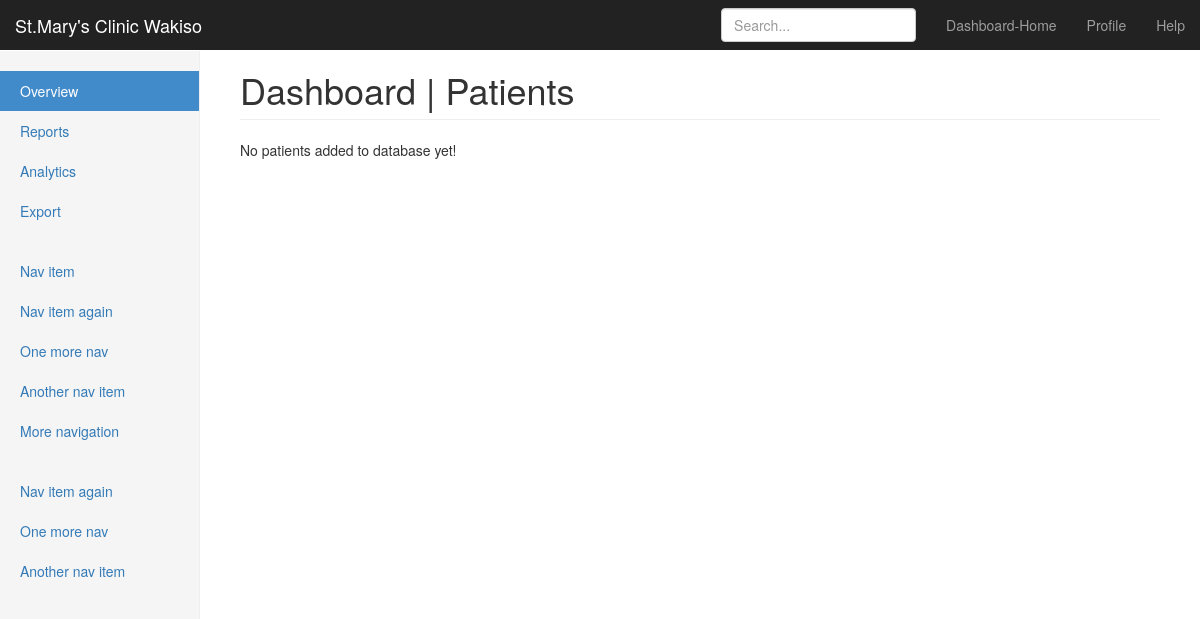
The app's page /clinic/patient/, older data.
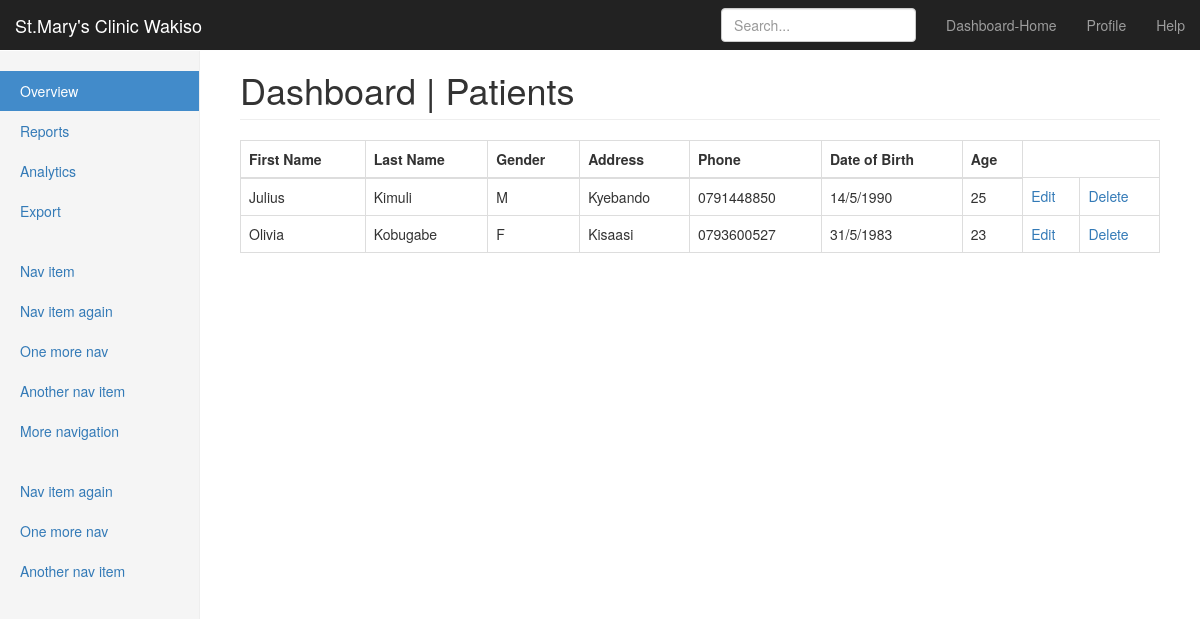
The same page, newer data.
### clinic/models.py (models this page shows, shortened)
class Patient(models.Model):
    first_name = models.CharField(max_length=30, verbose_name='First Name')
    last_name = models.CharField(max_length=30, verbose_name='Last Name')
    gender = models.CharField(max_length=1, choices=GENDER_CHOICES, verbose_name='Gender')
    address = models.CharField(max_length=100, blank=True, verbose_name='Address')
    phone = models.CharField(max_length=30, blank=True, verbose_name='Phone')
    dob = models.CharField(max_length=30, verbose_name='Date of Birth', help_text='Please enter date of birth in format:dd/mm/yy', blank=True)
    age = models.PositiveSmallIntegerField(default=0,verbose_name='Age')
    class Meta:
        verbose_name_plural = 'Patients'
        ordering = ['first_name']
    def _get_full_name(self):
        """returns the person's full name"""
        return '%s  %s' % (self.first_name, self.last_name)
    full_name = property(_get_full_name)

### clinic/views.py (the view)
class PatientListView(ListView):
    model = Patient
    context_object_name = "patients"
    template_name = 'clinic/patient_list.html'

### templates/clinic/patient_list.html
{%extends 'clinic/base.html'%}
        {%block title_heading%}
         Patients
        {%endblock%}
        {%block content%}
        {% if patients%}
        <table class="table table-bordered">
            <thead>
              <tr>
                  <th> First Name</th>
                  <th> Last Name</th>
                  <th> Gender</th>
                  <th> Address</th>
                  <th> Phone</th>
                  <th> Date of Birth</th>
                  <th> Age </th>
              </tr>
            </thead>
            <tbody>
            {%for patient in patients%}
            <tr>
                <td>{{patient.first_name}}</td>
                <td>{{patient.last_name}}</td>
                <td>{{patient.gender}}</td>
                <td>{{patient.address}}</td>
                <td>{{patient.phone}}</td>
                <td>{{patient.dob}}</td>
                <td>{{patient.age}}</td>
                <td><a href="/clinic/patient/edit/{{patient.id}}">Edit</a></td>
                <td><a href="/clinic/patient/delete/{{patient.id}}">Delete</a></td>
            </tr>
            {%endfor%}
            </tbody>
        </table>
        {%else%}
        <p> No patients added to database yet!</p>
        {%endif%}
        {%endblock%}

### templates/clinic/base.html (shortened to what this page needs)
<!DOCTYPE html>
{%load staticfiles%}
<html lang="en">
  <head>
    <link href="{%static 'css/bootstrap.min.css'%}" rel="stylesheet">
    <link href="{%static 'css/dashboard.css'%}" rel="stylesheet">
  </head>
  <body>
    <nav class="navbar navbar-inverse navbar-fixed-top">
      <div class="container-fluid">
        <div class="navbar-header">
          <a class="navbar-brand" href="#">St.Mary's Clinic Wakiso</a>
        </div>
        <div id="navbar" class="navbar-collapse collapse">
          <ul class="nav navbar-nav navbar-right">
            <li><a href="#">Dashboard-Home</a></li>
            <li><a href="#">Profile</a></li>
            <li><a href="#">Help</a></li>
          </ul>
          <form class="navbar-form navbar-right">
            <input type="text" class="form-control" placeholder="Search...">
          </form>
        </div>
      </div>
    </nav>
    <div class="container-fluid">
      <div class="row">
        <div class="col-sm-3 col-md-2 sidebar">
          <ul class="nav nav-sidebar">
            <li class="active"><a href="#">Overview <span class="sr-only">(current)</span></a></li>
            <li><a href="#">Reports</a></li>
            <li><a href="#">Analytics</a></li>
            <li><a href="#">Export</a></li>
          </ul>
          <ul class="nav nav-sidebar">
            <li><a href="">Nav item</a></li>
            <li><a href="">Nav item again</a></li>
            <li><a href="">One more nav</a></li>
            <li><a href="">Another nav item</a></li>
            <li><a href="">More navigation</a></li>
          </ul>
          <ul class="nav nav-sidebar">
            <li><a href="">Nav item again</a></li>
            <li><a href="">One more nav</a></li>
            <li><a href="">Another nav item</a></li>
          </ul>
        </div>
        <div class="col-sm-9 col-sm-offset-3 col-md-10 col-md-offset-2 main">
          <h1 class="page-header">Dashboard | {%block title_heading%}Home{%endblock%}</h1>
          {%block content%}{%endblock%}
          </div>
        </div>
      </div>
  </body>
</html>

### static/css/dashboard.css (style rules this page uses)
body { padding-top: 50px; }
.navbar-fixed-top { border: 0; }
.sidebar { display: none; }
@media (min-width: 768px) { .sidebar { position: fixed; top: 51px; bottom: 0; left: 0; z-index: 1000; display: block; padding: 20px; overflow-x: hidden; overflow-y: auto; background-color: #f5f5f5; border-right: 1px solid #eee; } }
.nav-sidebar { margin-right: -21px; margin-bottom: 20px; margin-left: -20px; }
.nav-sidebar > li > a { padding-right: 20px; padding-left: 20px; }
.nav-sidebar > .active > a, .nav-sidebar > .active > a:hover, .nav-sidebar > .active > a:focus { color: #fff; background-color: #428bca; }
.main { padding: 20px; }
@media (min-width: 768px) { .main { padding-right: 40px; padding-left: 40px; } }
.main .page-header { margin-top: 0; }

Row changes from the older to the newer data that the page shows:
added Patient: first_name "Julius", last_name "Kimuli", gender "M", address "Kyebando", phone "0791448850", dob "14/5/1990", age "25"
added Patient: first_name "Olivia", last_name "Kobugabe", gender "F", address "Kisaasi", phone "0793600527", dob "31/5/1983", age "23"
Text that changed along with them:
text no longer shown: "No patients added to database yet!"
text now shown: "First Name Last Name Gender Address Phone Date of Birth Age"
